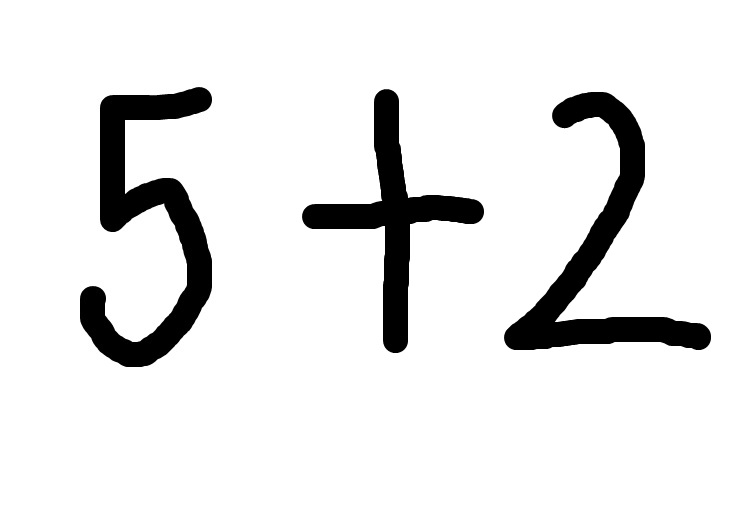
#> input picture imagenes de prueba/prueba.jpg, 754 x 506 px, given in place of the camera
$ python webcam.py 'imagenes de prueba/prueba.jpg'
#> lines starting #> are read from the running program, lines starting #| are printed output that depends on the picture; after the words box and inside, x2 and y2 are one past the last pixel; in counts of white or black regions, pixels touching at a corner belong together
### utilities.py
# -*- coding: utf-8 -*-
"""
Created on Sat Jul 17 22:27:15 2021

@author: Brayan.Martinez
"""

import os.path as path
from os import listdir
from os import walk
import cv2
import numpy as np

class Log():
    '''
        Recibe mensajes con diferente contexto para mostrar por consola
    '''
    def i(text):
        print("LOG:INFO -- ", text)

    def d(text):
        print("LOG:DEBUG -- ", text)

    def e(text):
        print("LOG:ERROR -- ", text)

class Config(object):
    def entrenarPatch():
        try:
            with open("config.txt", encoding = "utf-8", mode = 'r') as f: #leer la carpeta de entrenar configurada
                text = f.readlines()
                if text[2].split("=")[0].strip() == 'entrenar_patch':
                    entrenarPatch = text[2].split("=")[1].strip()
                    Log.d('Carpeta entrenar encontrada desde config.txt: "'+entrenarPatch+'"')
        except:
            entrenarPatch = 'entrenar'
            Log.e("La carpeta de 'entrenar' no fué encontrada, revise que config.txt está disponible")
        return entrenarPatch

    # [9 lines left out: function saveModelPatch, not called in this run]

    def frames():
        try:
            with open("config.txt", encoding = "utf-8", mode = 'r') as f: #leer la cantidad de frames configurada
                text = f.readlines()
                if text[1].split("=")[0].strip() == 'frames':
                    frames = int(text[1].split("=")[1].strip())
        except:
            frames = 30
        return frames

    # [21 lines left out: functions setModelSizes, getModelSizes, not called in this run]

class Dimensionar(object):
    def __init__(self):
        self.entrenarPatch = Config.entrenarPatch()

    # [33 lines left out: functions obtener_dimensiones, redimensionar, not called in this run]

class Recortar(object):
    # [85 lines left out: functions __init__, binarizar, contornos, recortes, not called in this run]

class main():
    # [4 lines left out: function checkLog, not called in this run]

    def checkConfig():
        Config.entrenarPatch()

    def CheckDimensionar():
        dim = Dimensionar()
        dim.obtener_dimensiones()

# [7 lines that do not run on import are left out]

### modelo.py
# -*- coding: utf-8 -*-
"""
Created on Sat Jul 17 22:27:15 2021

@author: Brayan.Martinez
"""

from os import walk
from os import path
from os import mkdir
import numpy as np
import cv2
import utilities
from sklearn.svm import SVC
import time
import joblib

class Modelo(object):
    def __init__(self):
        self.entrenarPatch = utilities.Config.entrenarPatch() #leer la carpeta donde estan las imagenes para entrenar

    # [89 lines left out: functions entrenar, predecir, not called in this run]

    def fPredecir(self, image_patch):
        pass
        #TODO: mirar si así se mejora el rendimiento, sin necesidad de cargar el (modelo, config) x veces

### webcam.py
import cv2
import os
import utilities
import modelo
import sys
try:
    clf_filename = sys.argv[1]
except IndexError as error:
    clf_filename = ""

# Help
if(clf_filename == ""):
    print('You must be specify the model path, like: modelo/modeloEntrenado.pkl')

# clf_filename = "modelo/modeloEntrenado2.pkl" #Ubicacion del modelo entrenado

modelClass = modelo.Modelo()

cap = cv2.VideoCapture(1)
frameCount = 0 #contar el numero de frames

frames = utilities.Config.frames()

while True and clf_filename!="":
    ret, frame = cap.read() #captura frame by frame
#> frame is the input picture: shape (506, 754, 3); min 0, max 255, mean 230
    gray = cv2.cvtColor(frame, cv2.COLOR_BGR2GRAY) #pasar el frame a escala de grises
    ret, thresh_img = cv2.threshold(gray, 91, 255, cv2.THRESH_BINARY_INV) #binarizar el frame
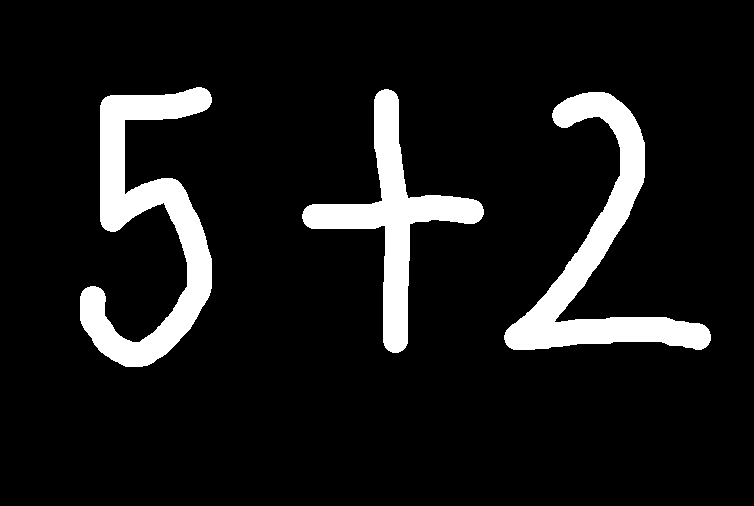
#> thresh_img: shape (506, 754); 9.8% white; 3 white regions, box (x1, y1, x2, y2) and area: (80, 87, 212, 367) 13923, (504, 92, 711, 350) 12986, (302, 89, 484, 353) 10342
    [fil, col] = gray.shape ##obtener las dimensiones del frame
#> fil = 506; col = 754

    ymargin = 150 ##un margen en y para el recuadro de enfoque
    xmargin = 80 ##un margen en x para el recuadro de enfoque

    frame2 = frame[ymargin:fil-ymargin, xmargin:col-xmargin] ##recorta el area interesante
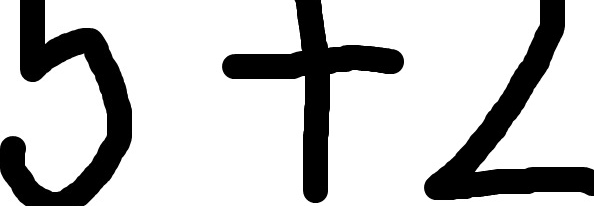
#> frame2: shape (206, 594, 3); min 0, max 255, mean 195.7
    frame2 = cv2.cvtColor(frame2, cv2.COLOR_BGR2GRAY) ##convierte el area interesante en escala de grises
#> frame2: shape (206, 594)
    cv2.rectangle(frame, (xmargin, ymargin), (col-xmargin, fil-ymargin), (0, 255, 0), 4) ##dibuja el area interesante en frame
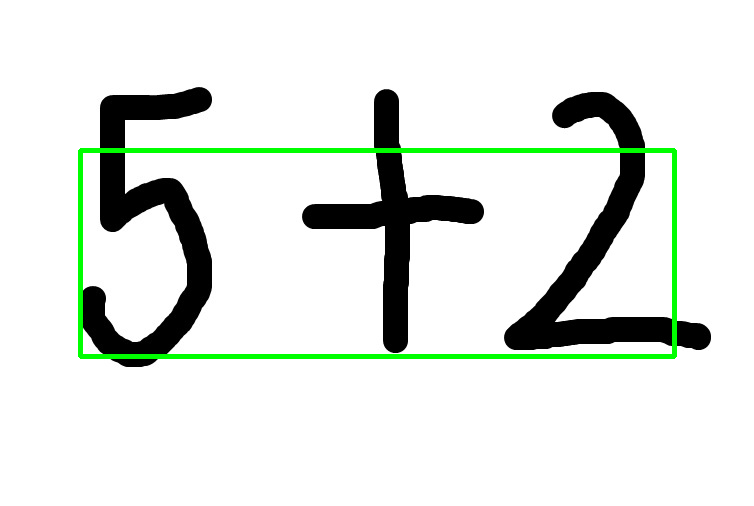
#> frame: shape (506, 754, 3); 2.09% of pixels changed, all inside (x1, y1, x2, y2) = (78, 148, 677, 359)

    print("LOG:DEBUG -- fil:{} - col:{}".format(fil, col))
#| LOG:DEBUG -- fil:506 - col:754

    if frameCount%frames == 0: #si se alcanzan 30 frames
        print("LOG:DEBUG -- {} frames alcanzados".format(frames))
        if ret:
            img = cv2.resize(frame2, (1240, 1024)) #redimensionar la parte de interes
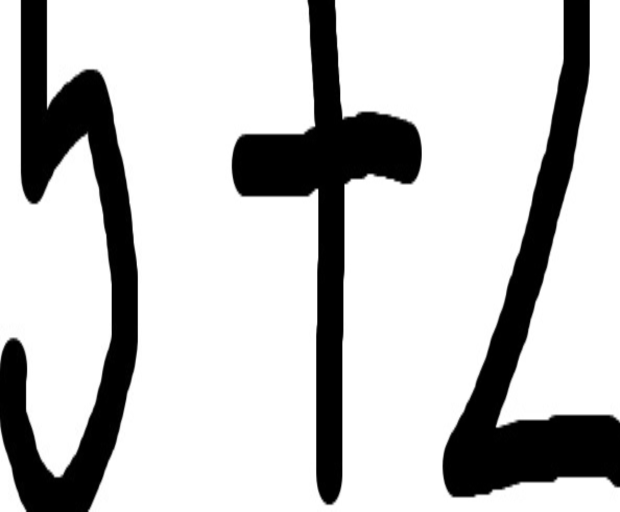
#> img: shape (1024, 1240) (shown at 1/2 size); min 0, max 255, mean 195.7

            if not os.path.isdir('frame'): #verificar si 'frame' existe
                os.mkdir('frame')
            else:
                try:
                    cv2.imwrite('frame/img.jpg', img) #guardar la imagen de interes
                    response = modelClass.predecir(clf_filename, "frame/img.jpg")
                    respuesta = "{} = {}".format(response[0], eval(response[0]))
                except Exception as error:
                    respuesta = "{} = 0".format(response[0])
                    utilities.Log.e(error)
                utilities.Log.i(respuesta)

    font                   = cv2.FONT_HERSHEY_SIMPLEX
    bottomLeftCornerOfText = (0,25)
    fontScale              = 1
    fontColor              = (0, 0, 255)
    lineType               = 2

#> (the run stopped early here; a loop or call above may not have finished)
